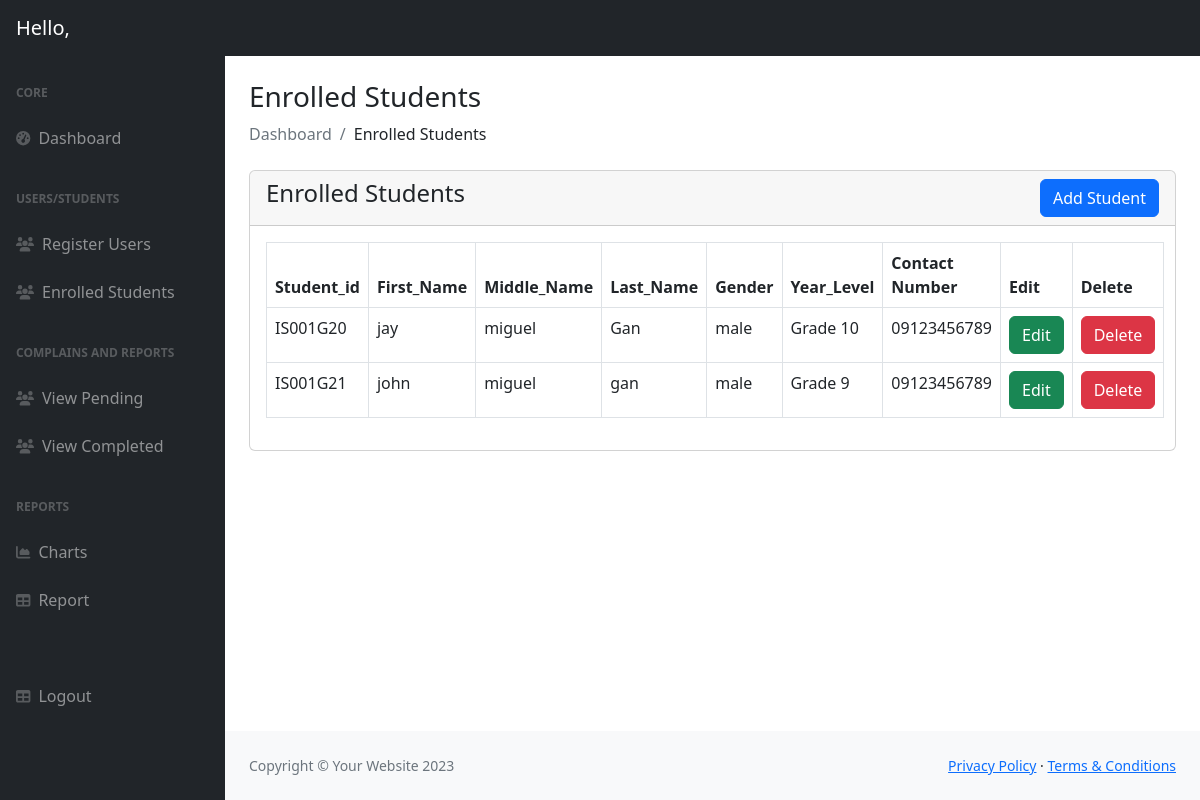
/admin/viewEnrolledStudents.php, run on the app's committed database.
### tables this page shows
CREATE TABLE `students` (
  `id` int(10) NOT NULL,
  `student_id` varchar(100) NOT NULL,
  `first_name` varchar(100) NOT NULL,
  `middle_name` varchar(100) NOT NULL,
  `last_name` varchar(100) NOT NULL,
  `gender` varchar(40) NOT NULL,
  `Y_level` varchar(50) NOT NULL,
  `contact_no` varchar(40) NOT NULL
);

### admin/viewEnrolledStudents.php (the view, shortened to what this page needs)
<?php
include('includes/header.php');
include('includes/sidebar.php');
?>
<div class="container-fluid px-4">
    <h3 class="mt-4">Enrolled Students</h3>
        <ol class="breadcrumb mb-4">
            <li class="breadcrumb-item active">Dashboard</li>
            <li class="breadcrumb-item">Enrolled Students</li>
        </ol>
        <div class="row">
              <div class="col-md-12">
                <div class="card">
                  <div class="card-header">
                      <h4>Enrolled Students
                        <a href="addNewStudent.php" class="btn btn-primary float-end">Add Student</a>
                      </h4>
                  </div>
                  <div class="card-body">
                    <table class="table table-bordered">
                      <thead>
                        <tr>
                          <th>Student_id</th>
                          <th>First_Name</th>
                          <th>Middle_Name</th>
                          <th>Last_Name</th>
                          <th>Gender</th>
                          <th>Year_Level</th>
                          <th>Contact Number</th>
                          <th>Edit</th>
                          <th>Delete</th>
                        </tr>
                      </thead>
                      <tbody>
                        <?php
                            include('../connection/connection.php');
                          $query = "SELECT * FROM `students` ";
                          $query_run = mysqli_query($conn, $query);
                          if (mysqli_num_rows($query_run) > 0)
                          {
                            foreach($query_run as $row)
                            {
                                ?>
                                  <tr>
                                    <td> <?= $row['student_id']; ?> </td>
                                    <td> <?= $row['first_name']; ?> </td>
                                    <td> <?= $row['middle_name']; ?> </td>
                                    <td> <?= $row['last_name']; ?> </td>
                                    <td> <?= $row['gender']; ?> </td>
                                    <td> <?= $row['Y_level']; ?> </td>
                                    <td> <?= $row['contact_no']; ?> </td>
                                    <td> <a href="editEnrolledStudents.php?id=<?=$row['student_id'];?>" class="btn btn-success">Edit</a></td>
                                    <td>
                                        <form action="UpdateProcess_user.php" method="POST">
                                          <button type="submit" name="delete_newStudent" value="<?=$row['student_id'];?>" class="btn btn-danger">Delete</button>
                                        </form>
                                    </td>
                                  </tr>
                                <?php
                            }
                          }
                          else
                          {
                           ?>
                              <tr>
                                <td colspan="10">No Record Found</td>
                              </tr>
                           <?php
                          }
                        ?>
                      </tbody>
                    </table>
                  </div>
                </div>
              </div>
        </div>
</div>
<?php
include('includes/footer.php');
include('includes/scripts.php');
?>

### data on the page
students: student "IS001G20", first_name "jay", middle_name "miguel", last_name "Gan", gender "male", Y_level "Grade 10", contact_no "09123456789"
students: student "IS001G21", first_name "john", middle_name "miguel", last_name "gan", gender "male", Y_level "Grade 9", contact_no "09123456789"
